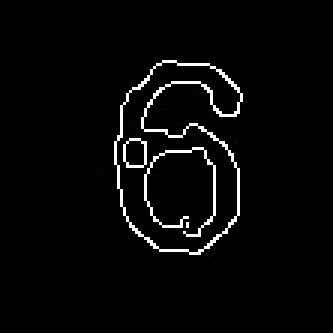
#> input picture NumberData/Number6/num4.jpg, 111 x 111 px, found by its file name (shown 3 times larger)
$ python -i intersections.py   (imports and definitions only)
#> lines starting #> are read from the running program, lines starting #| are printed output that depends on the picture; after the words box and inside, x2 and y2 are one past the last pixel; in counts of white or black regions, pixels touching at a corner belong together
#> call 4 of calculate_intersections, with path = 'NumberData/Number9/num4.jpg'
#> in calculate_intersections, img1 is the input picture: shape (111, 111, 3); min 0, max 255, mean 7.9
import cv2
import matplotlib.pyplot as plt
import numpy as np
import math


def center_image(img1):
    #Image Centering

    hh = img1.shape[0]
#> hh = 111
    ww = img1.shape[1]
#> ww = 111


    # get contours (presumably just one around the nonzero pixels)
    contours = cv2.findContours(img1, cv2.RETR_EXTERNAL, cv2.CHAIN_APPROX_SIMPLE)
#> contours = 1 contour; box (x1, y1, x2, y2) and area: (38, 20, 81, 85) 1784
#> img1: shape (111, 111); 3.1% white in thin lines or dots, all inside (x1, y1, x2, y2) = (38, 20, 81, 85)
    contours = contours[0] if len(contours) == 2 else contours[1]
    for cntr in contours:
        x,y,w,h = cv2.boundingRect(cntr)
#> this loop made 1 pass
#> (x, y, w, h) on pass 1: (38, 20, 43, 65)

    # recenter
    startx = (ww - w)//2
#> startx = 34
    starty = (hh - h)//2
#> starty = 23
    result = np.zeros_like(img1)
    result[starty:starty+h,startx:startx+w] = img1  [y:y+h,x:x+w]
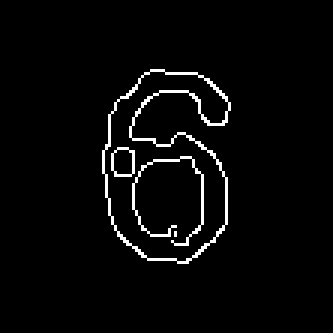
#> result: shape (111, 111) (shown 3 times larger); 3.1% white in thin lines or dots, all inside (x1, y1, x2, y2) = (34, 23, 77, 88)
    return result


def calculate_intersections(path):
    img1 = cv2.imread(path)
    img1 = cv2.cvtColor(img1, cv2.COLOR_BGR2GRAY)
    img1 = cv2.threshold(img1, 110, 255, cv2.THRESH_BINARY)
    img1 = center_image(img1[1])

    x = img1.shape[0]
    y = img1.shape[1]

    ## To draw horizontal lines

    horizotal_lines = np.zeros_like(img1, dtype = np.uint8)

    horizotal_lines = cv2.line(horizotal_lines, (0, 28), (x, 28), (255, 255, 255), 1)
    horizotal_lines = cv2.line(horizotal_lines, (0, 37), (x, 37), (255, 255, 255), 1)
    horizotal_lines = cv2.line(horizotal_lines, (0, 42), (x, 42), (255, 255, 255), 1)
    horizotal_lines = cv2.line(horizotal_lines, (0, 48), (x, 48), (255, 255, 255), 1)
    horizotal_lines = cv2.line(horizotal_lines, (0, 55), (x, 55), (255, 255, 255), 1)
    horizotal_lines = cv2.line(horizotal_lines, (0, 62), (x, 62), (255, 255, 255), 1)
    horizotal_lines = cv2.line(horizotal_lines, (0, 69), (x, 69), (255, 255, 255), 1)
    horizotal_lines = cv2.line(horizotal_lines, (0, 75), (x, 75), (255, 255, 255), 1)
    horizotal_lines = cv2.line(horizotal_lines, (0, 82), (x, 82), (255, 255, 255), 1)

    ## To draw vertical lines

    vertical_lines = np.zeros_like(img1, dtype = np.uint8)

    vertical_lines = cv2.line(vertical_lines, (28, 0), (28, y), (255, 255, 255), 1)
    vertical_lines = cv2.line(vertical_lines, (37, 0), (37, y), (255, 255, 255), 1)
    vertical_lines = cv2.line(vertical_lines, (42, 0), (42, y), (255, 255, 255), 1)
    vertical_lines = cv2.line(vertical_lines, (48, 0), (48, y), (255, 255, 255), 1)
    vertical_lines = cv2.line(vertical_lines, (55, 0), (55, y), (255, 255, 255), 1)
    vertical_lines = cv2.line(vertical_lines, (62, 0), (62, y), (255, 255, 255), 1)
    vertical_lines = cv2.line(vertical_lines, (69, 0), (69, y), (255, 255, 255), 1)
    vertical_lines = cv2.line(vertical_lines, (75, 0), (75, y), (255, 255, 255), 1)
    vertical_lines = cv2.line(vertical_lines, (82, 0), (82, y), (255, 255, 255), 1)


    ## Get Intersection points
    horizontal_intersections = horizotal_lines & img1
    vertical_intersections = vertical_lines & img1

    horizontal_count = 0
    vertical_count = 0

    new_img = horizotal_lines + vertical_lines + img1
    plt.imshow(new_img, cmap='gray')
    for i in range(img1.shape[0]):
        for j in range(img1.shape[1]):
            if horizontal_intersections[i][j] > 230:
                horizontal_count += 1
            if vertical_intersections[i][j] > 230:
                vertical_count += 1
    return horizontal_count, vertical_count

current_num = 9

# [1 line that did not run here, left out]
# [1 line that did not run here, left out]
# [1 line that did not run here, left out]
num4h, num4v = calculate_intersections(f"NumberData/Number{current_num}/num4.jpg")
#> in calculate_intersections (call 4), `horizontal_intersections = horizotal_lines & img1`:
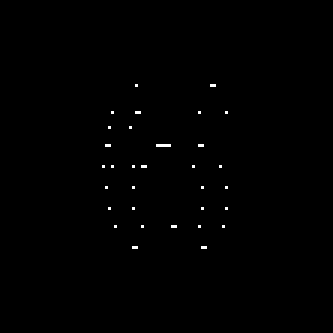
#> horizontal_intersections: shape (111, 111) (shown 3 times larger); 0.36% white in thin lines or dots, all inside (x1, y1, x2, y2) = (34, 28, 76, 83)
#> in calculate_intersections (call 4), `vertical_intersections = vertical_lines & img1`:
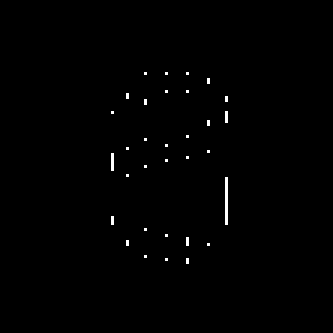
#> vertical_intersections: shape (111, 111) (shown 3 times larger); 0.54% white in thin lines or dots, all inside (x1, y1, x2, y2) = (37, 24, 76, 88)
#> in calculate_intersections (call 4), `new_img = horizotal_lines + vertical_lines + img1`:
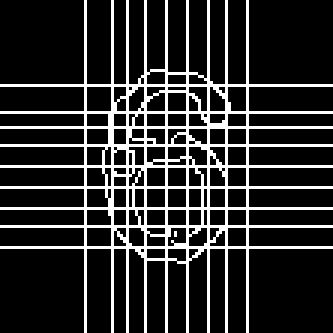
#> new_img: shape (111, 111) (shown 3 times larger); min 0, max 255, mean 45.4
#> num4h = 44; num4v = 66
# [1 line that did not run here, left out]
# [1 line that did not run here, left out]
# [1 line that did not run here, left out]
# [1 line that did not run here, left out]
# [1 line that did not run here, left out]
# [1 line that did not run here, left out]

# [1 line that did not run here, left out]
# [1 line that did not run here, left out]

# [1 line that did not run here, left out]
# [1 line that did not run here, left out]
# [2 lines not run here, left out]


###

# 1: 23, 16
# 2: 43, 39
# 3: 40, 45
# 4: 35, 36
# 5: 39, 38
# 6: 38, 45
# 7: 24, 28
# 8: 51, 44
# 9: 41, 43

###

>>> result = calculate_intersections('NumberData/Number6/num4.jpg')
#> the loop in center_image (call 2), `for cntr in contours:` made 1 pass
#> result = (44, 66)
